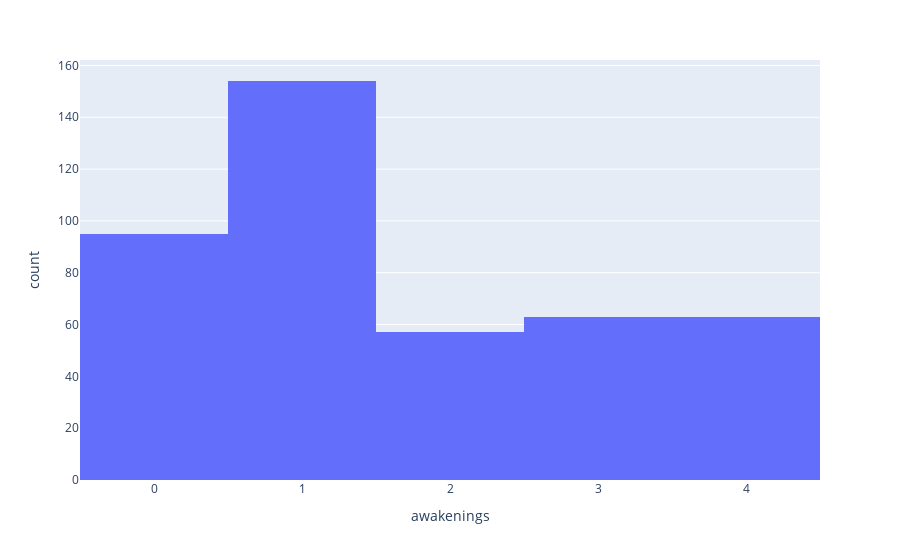

Notebook source saved alongside this figure:
### Markdown cell above
## Graph Representation for How to Fill Null Values

### Code cell
px.histogram(df, 'awakenings')

### Figure 1 — Plotly figure (JSON) as saved in the notebook; plotly's stock layout.template omitted (floating-point values rounded to 4 significant figures; data arrays with more than 128 entries replaced by an {"elided": "..."} marker saying what was removed)
{"data": [{"alignmentgroup": "True", "bingroup": "x", "hovertemplate": "awakenings=%{x}<br>count=%{y}<extra></extra>", "legendgroup": "", "marker": {"color": "#636efa", "pattern": {"shape": ""}}, "name": "", "offsetgroup": "", "orientation": "v", "showlegend": false, "type": "histogram", "x": {"elided": "452 int values"}, "xaxis": "x", "yaxis": "y"}], "layout": {"barmode": "relative", "legend": {"tracegroupgap": 0}, "margin": {"t": 60}, "xaxis": {"anchor": "y", "domain": [0, 1], "title": {"text": "awakenings"}}, "yaxis": {"anchor": "x", "domain": [0, 1], "title": {"text": "count"}}}}
